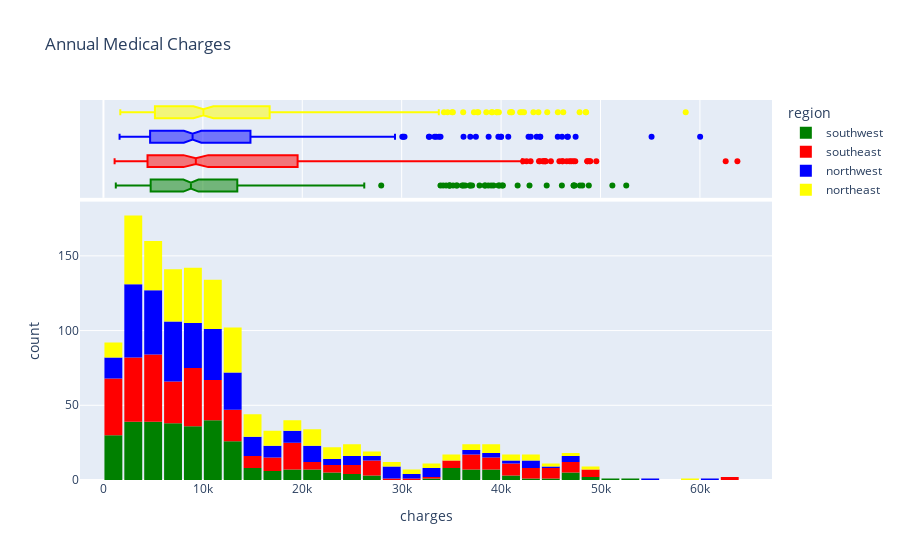

Notebook source saved alongside this figure:
### Code cell
fig = px.histogram(medical_df, 
                   x='charges', 
                   marginal='box', 
                   color='region', 
                   color_discrete_sequence=['green', 'red', 'blue', 'yellow'], 
                   title='Annual Medical Charges')
fig.update_layout(bargap=0.1)
fig

### Figure 1 — Plotly figure (JSON) as saved in the notebook; plotly's stock layout.template omitted (floating-point values rounded to 4 significant figures; data arrays with more than 128 entries replaced by an {"elided": "..."} marker saying what was removed)
{"data": [{"alignmentgroup": "True", "bingroup": "x", "hovertemplate": "region=southwest<br>charges=%{x}<br>count=%{y}<extra></extra>", "legendgroup": "southwest", "marker": {"color": "green", "pattern": {"shape": ""}}, "name": "southwest", "offsetgroup": "southwest", "orientation": "v", "showlegend": true, "type": "histogram", "x": {"elided": "325 float values"}, "xaxis": "x", "yaxis": "y"}, {"alignmentgroup": "True", "hovertemplate": "region=southwest<br>charges=%{x}<extra></extra>", "legendgroup": "southwest", "marker": {"color": "green"}, "name": "southwest", "notched": true, "offsetgroup": "southwest", "showlegend": false, "type": "box", "x": {"elided": "325 float values"}, "xaxis": "x2", "yaxis": "y2"}, {"alignmentgroup": "True", "bingroup": "x", "hovertemplate": "region=southeast<br>charges=%{x}<br>count=%{y}<extra></extra>", "legendgroup": "southeast", "marker": {"color": "red", "pattern": {"shape": ""}}, "name": "southeast", "offsetgroup": "southeast", "orientation": "v", "showlegend": true, "type": "histogram", "x": {"elided": "364 float values"}, "xaxis": "x", "yaxis": "y"}, {"alignmentgroup": "True", "hovertemplate": "region=southeast<br>charges=%{x}<extra></extra>", "legendgroup": "southeast", "marker": {"color": "red"}, "name": "southeast", "notched": true, "offsetgroup": "southeast", "showlegend": false, "type": "box", "x": {"elided": "364 float values"}, "xaxis": "x2", "yaxis": "y2"}, {"alignmentgroup": "True", "bingroup": "x", "hovertemplate": "region=northwest<br>charges=%{x}<br>count=%{y}<extra></extra>", "legendgroup": "northwest", "marker": {"color": "blue", "pattern": {"shape": ""}}, "name": "northwest", "offsetgroup": "northwest", "orientation": "v", "showlegend": true, "type": "histogram", "x": {"elided": "325 float values"}, "xaxis": "x", "yaxis": "y"}, {"alignmentgroup": "True", "hovertemplate": "region=northwest<br>charges=%{x}<extra></extra>", "legendgroup": "northwest", "marker": {"color": "blue"}, "name": "northwest", "notched": true, "offsetgroup": "northwest", "showlegend": false, "type": "box", "x": {"elided": "325 float values"}, "xaxis": "x2", "yaxis": "y2"}, {"alignmentgroup": "True", "bingroup": "x", "hovertemplate": "region=northeast<br>charges=%{x}<br>count=%{y}<extra></extra>", "legendgroup": "northeast", "marker": {"color": "yellow", "pattern": {"shape": ""}}, "name": "northeast", "offsetgroup": "northeast", "orientation": "v", "showlegend": true, "type": "histogram", "x": {"elided": "324 float values"}, "xaxis": "x", "yaxis": "y"}, {"alignmentgroup": "True", "hovertemplate": "region=northeast<br>charges=%{x}<extra></extra>", "legendgroup": "northeast", "marker": {"color": "yellow"}, "name": "northeast", "notched": true, "offsetgroup": "northeast", "showlegend": false, "type": "box", "x": {"elided": "324 float values"}, "xaxis": "x2", "yaxis": "y2"}], "layout": {"bargap": 0.1, "barmode": "relative", "legend": {"title": {"text": "region"}, "tracegroupgap": 0}, "title": {"text": "Annual Medical Charges"}, "xaxis": {"anchor": "y", "domain": [0, 1], "title": {"text": "charges"}}, "xaxis2": {"anchor": "y2", "domain": [0, 1], "matches": "x", "showgrid": true, "showticklabels": false}, "yaxis": {"anchor": "x", "domain": [0, 0.7326], "title": {"text": "count"}}, "yaxis2": {"anchor": "x2", "domain": [0.7426, 1], "matches": "y2", "showgrid": false, "showline": false, "showticklabels": false, "ticks": ""}}}
